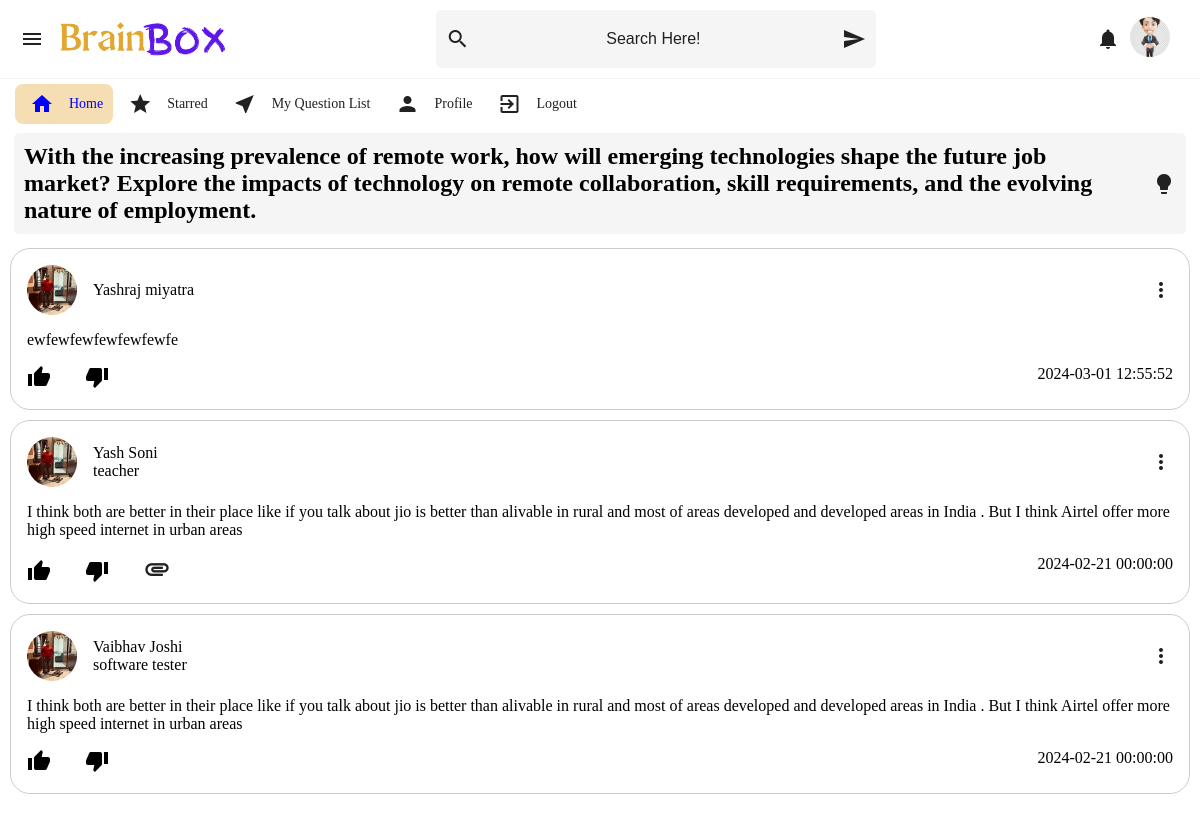
Screenshot of /Homesite/Answer.php?question_id=3 (signed in) with the database file from the repository.
### tables this page shows
CREATE TABLE `user` (
  `user_id` int(11) NOT NULL,
  `username` varchar(255) NOT NULL,
  `email` varchar(255) NOT NULL,
  `password` varchar(255) NOT NULL,
  `about_you` text DEFAULT NULL,
  `interest` varchar(255) DEFAULT NULL,
  `pic` varchar(255) DEFAULT NULL,
  `registration_date` date DEFAULT NULL
);

CREATE TABLE `question` (
  `question_id` int(11) NOT NULL,
  `user_id` int(11) DEFAULT NULL,
  `question_txt` text NOT NULL,
  `que_keyword` varchar(255) DEFAULT NULL,
  `que_snapshot_img` varchar(255) DEFAULT NULL,
  `question_date` datetime NOT NULL DEFAULT current_timestamp(),
  `click_count` int(11) DEFAULT 0,
  `like_count` int(11) DEFAULT 0,
  `dislike_count` int(11) DEFAULT 0
);

CREATE TABLE `responses` (
  `response_id` int(11) NOT NULL,
  `user_id` int(11) DEFAULT NULL,
  `question_id` int(11) DEFAULT NULL,
  `response_txt` text NOT NULL,
  `response_date` datetime NOT NULL,
  `click_count` int(11) DEFAULT 0,
  `like_count` int(11) DEFAULT 0,
  `dislike_count` int(11) DEFAULT 0,
  `response_img` varchar(45) DEFAULT NULL
);

### Homesite/Answer.php (the view, shortened to what this page needs)
<?php
include 'connection files/conn.php';
?>
<html lang="en">
<head>
  <link rel="stylesheet" href="style/styles.css" />
</head>
<body>
  <div class="header">
    <div class="header__left">
      <span class="material-icons"> menu </span>
      <img src="company.png" alt="" />
    </div>
    <div class="header__middle">
      <span class="material-icons"> search </span>
      <input type="text" placeholder="Search Here!" />
      <button class="material-icons"> send</button>
    </div>
    <div class="header__right">
      <span class="material-icons"> notifications </span>
      <?php
          $sql = "SELECT pic FROM user WHERE user_id = $_SESSION[user_id]";
          $result = $mysqli->query($sql);
          if ($result->num_rows > 0) {
            $row = $result->fetch_assoc();
            $user_pic = $row['pic'];
          }
          ?>
         <img src='<?php echo $user_pic ; ?>' alt='Profile Picture' class='account-setting' >
</div>
  </div>
  <div class="main__body">
<div class="sidebar">
<a href="index.php">
<div class="sidebarOption sidebarOption__active">
  <span class="material-icons">home</span>
  <h3>Home</h3>
</div>
</a>
<a href="starred.php">
  <div class="sidebarOption">
    <span class="material-icons">star</span>
    <h3>Starred</h3>
  </div>
</a>
<a href="sent.php">
<div class="sidebarOption">
  <span class="material-icons">near_me</span>
  <h3>My&nbsp;Question&nbsp;List  </h3>
</div>
</a>
<a href="profile.php">
<div class="sidebarOption">
  <span class="material-icons">person</span>
  <h3>Profile</h3>
</div>
</a>
<a href="#">
<div class="sidebarOption">
  <span class="material-icons">exit_to_app
  </span>
  <h3>Logout</h3>
</div>
</a>
</div>
    <?php
$question_id = $_GET['question_id'];
$host = 'localhost';
$username = 'root';
$password = '';
$database = 'brainbox';
$mysqli = new mysqli($host, $username, $password, $database);
$stmt = $mysqli->prepare("SELECT question_txt FROM question WHERE question_id = ?");
$stmt->bind_param("i", $question_id);
$stmt->execute();
$result = $stmt->get_result();
if ($result->num_rows > 0) {
    $row = $result->fetch_assoc();
    $question_txt = $row['question_txt'];
} else {
    echo "No question found for the provided question_id.";
}
?>
    <div class="QuestionList">
      <div class="Questionbox">
          <div class="header__middle" >
            <h2><?php echo $question_txt ?> </h2>
           <span class="material-icons" style="padding-left:50px;" onclick="openPopup2()">lightbulb</span>
          </div>
      </div>
<?php
$stmt = $mysqli->prepare("SELECT r.user_id, r.response_txt, r.response_date,r.response_img, u.username, u.about_you
                        FROM responses r
                        JOIN user u ON r.user_id = u.user_id
                        WHERE r.question_id = ?
                        ORDER BY r.response_date DESC");
$stmt->bind_param("i", $question_id);
$stmt->execute();
$result = $stmt->get_result();
while ($row = $result->fetch_assoc()) {
  $response_txt = $row['response_txt'];
  $response_date = $row['response_date'];
  $username = $row['username'];
  $about_you = $row['about_you'];
  $response_img = $row['response_img'];
?>
      <div class="box">
        <div class="profile-container">
          <div class="profile-text">
            <img src="me.jpg" alt="Profile Picture" class="profile-image">
            <div>
              <span><?php echo $username ;?></span>
              <div>
                <span><?php echo $about_you;?></span>
              </div>
            </div>
          </div>
          <div class="menu-container">
            <span class="material-icons ellipsis-icon" id="ellipsisIcon" onclick="toggleDropdown()">more_vert</span>
          </div>
        </div>
        <div class="body">
          <p><?php echo $response_txt ;?></p>
        </div>
        <div class="footer">
    <div>
    <a href="javascript:void(0);"  style="margin-right: 30px;" onclick="thumbUpIcon(
      <?php echo $question_id ; ?>,
      <?php echo $user_id ; ?>,
      <?php if($like_type==1 || $like_type == 0){ echo $like_id; } else{ echo null; } ; ?>
      )">
    <span class="material-icons" id="thumbup_<?php echo $question_id ?>"
    style="<?php
        if ($like_type === 1) {
          echo 'color: blue;';
        }
        else{
          echo 'color: black;';
        }
    ?>">thumb_up</span>
  </a>
            <a href="javascript:void(0);" style="margin-right: 30px;"  onclick="thumbDownIcon(
              <?php echo $question_id ; ?>,
              <?php echo $user_id ; ?>,
              <?php if($like_type == 1 || $like_type == 0){ echo $like_id; } else{ echo null; } ; ?>
              )">
            <span class="material-icons" id="thumbdown_<?php echo $question_id ?>"
    style="<?php
        if ($like_type === 0) {
          echo 'color: blue;';
        }
        else{
          echo 'color: black;';
        }
    ?>">thumb_down</span>
          </a>
          <?php
  if($response_img !== null){
?>
<i class="material-icons" style="font-size: 28px; cursor: pointer;" onclick="showPopup('<?php echo $response_img; ?>')">attachment</i>
<?php
  }
?>
</div>
        <span class="date" ><?php echo $response_date; ?></span>
</div>
</div>
   <?php
}
   ?>
</body>
</html>

### Homesite/style/styles.css (style rules this page uses)
* { margin: 0; padding: 0; box-sizing: border-box; }
body { overflow-x: hidden; font-family: 'Times New Roman', serif; }
.header { display: flex; align-items: center; justify-content: space-between; border-bottom: 1px solid whitesmoke; width: 100%; padding: 10px; box-sizing: border-box; }
.header__left img { object-fit: contain; height: 35px; margin-left: 5px; }
.header__left { display: flex; align-items: center; }
.header__left span { padding: 10px; cursor: pointer; }
.material-icons { color: #212121; background-color: transparent; cursor: pointer; }
.header__middle { display: flex; flex: 0.5; align-items: center; background-color: whitesmoke; padding: 10px; border-radius: 5px; position: relative; }
.header__middle input { border: none; padding: 10px; outline: none; font-size: medium; background-color: transparent; margin-right: 5px; display: flex; align-items: center; flex-grow: 1; }
.header__middle input::placeholder { color: #212121; text-align: center; }
.header__middle button { border: none; background-color: transparent; color: #212121; }
.header__right { display: flex; padding-right: 20px; }
.header__right span { padding: 10px; cursor: pointer; }
.account-setting { height: 40px; width: 40px; object-fit: cover; border-radius: 50px; }
.sidebar { display: flex; flex-direction: row; margin: 5px; max-width: 300px; padding-right: 20px; padding: 0 10px; }
.sidebarOption { display: flex; align-items: center; height: 40px; padding: 0 10px; cursor: pointer; color: #212121; font-family: 'Times New Roman', serif; font-weight: 200; font-size: large; }
.sidebarOption .material-icons { padding: 5px; }
.sidebar a { text-decoration: none; color: #212121; }
.sidebarOption h3 { margin-left: 10px; font-size: 14px; font-weight: 400; }
.sidebarOption:hover, .sidebarOption__active, .sidebarOption__active h3, .sidebarOption__active .material-icons, .sidebarOption:hover .material-icons { background-color: wheat; color: blue; border-radius: 8px; }
.main__body { display: flex; flex-direction: column; align-items: stretch; width: 100%; overflow-x: hidden; }
.QuestionList { flex: 1; margin-bottom: 50px; overflow-x: auto; overflow-y: auto; padding: 0 10px; }
.Questionbox { padding: 4px; border-radius: 20px; }
.box { margin-top: 10px; border: 1px solid #ccc; padding: 16px; border-radius: 20px; }
.profile-container { display: flex; align-items: center; justify-content: space-between; margin-bottom: 16px; }
.profile-image { height: 50px; width: 50px; object-fit: cover; border-radius: 50%; margin-right: 16px; }
.profile-text { flex-grow: 1; display: flex; align-items: center; }
.body p { margin-bottom: 16px; }
.footer { display: flex; justify-content: space-between; width: 100%; }
.footer a { color: #212121; text-decoration: none; }

### rows the page displays
user: pic (picture)
question: question_txt "With the increasing prevalence of remote work, how will emerging technologies shape the future job market? Explore the impacts of technology on remote collaboration, skill requirements, and the evolving nature of employment."
responses: user.username "Yashraj miyatra", response_txt "ewfewfewfewfewfewfe", response_date "2024-03-01 12:55:52"
responses: user.username "Yash Soni", user.about_you "teacher", response_txt "I think both are better in their place like if you talk about jio is better than alivable in rural and most of areas developed and developed areas in India . But I think Airtel offer more high speed internet in urban areas", response_date "2024-02-21 00:00:00"
responses: user.username "Vaibhav Joshi", user.about_you "software tester", response_txt "I think both are better in their place like if you talk about jio is better than alivable in rural and most of areas developed and developed areas in India . But I think Airtel offer more high speed internet in urban areas", response_date "2024-02-21 00:00:00"
